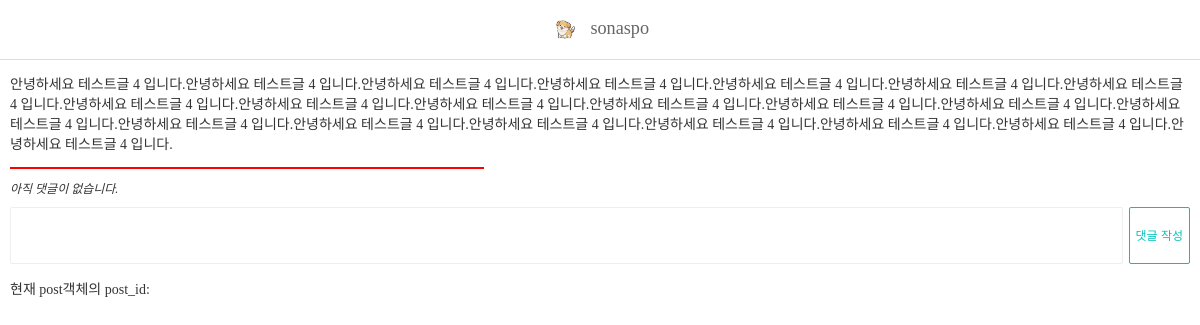
The app's page /posts/4/ with its own data.
### blog/models.py (models this page shows)
class Post(models.Model):
    title = models.CharField('포스트 제목', max_length=100)
    content = models.TextField('포스트 내용')
    thumbnail = models.ImageField('썸네일 이미지', upload_to='post', blank=True)
    def __str__(self):
        return self.title

### blog/views.py (the view)
# urls.py: path("posts/<int:post_id>/", post_detail),
def post_detail(request, post_id):
    post = Post.objects.get(id=post_id)
    print(f'{post=}') # post=<Post: 테스트글 2>
    if request.method == 'POST':
        comment_content = request.POST['comment']
        Comment.objects.create(
            post = post, # 현재 post 객체
            content = comment_content,
        )
    context = {
        'post': post,
    }
    return render(request, 'post_detail.html', context)

### templates/post_detail.html (shortened to what this page needs)
{% load static %}
<!DOCTYPE html>
<html lang="en">
    <head>
        <link rel="stylesheet" href="{% static 'css/style.css' %}" />
    </head>
    <body>
        <div id="navbar">
            {% if post.thumbnail %}
                <img src="{{ post.thumbnail.url }}" />
            {% endif %}
            <span>{{ post.title }}</span>
        </div>
        <div id="post-detail">
            <p>{{ post.content|linebreaksbr }}</p>
            <div style="border: 1px solid red;width:40%;margin-bottom:10px"></div>
            <ul class="comments">
                {% for comment in post.comment_set.all %}
                    <li class="comment">{{ comment.content }}</li>
                {% empty%}
                    <li class="comment-empty">아직 댓글이 없습니다.</li>
                {% endfor %}
            </ul>
            <form method="POST">
                <textarea name="comment"></textarea>
                <button type="submit" class="btn btn-primary">댓글 작성</button>
            </form>
            <p>현재 post객체의 post_id: {{ post_id }}</p>
        </div>
    </body>
</html>

### static/css/style.css (style rules this page uses)
ul, ol { list-style: none; padding: 0; margin: 0; }
html { margin: 0; font-family: "Noto Sans KR", serif; font-weight: 300; font-size: 14px; color: #333; height: 100%; }
body { margin: 0; height: 100%; }
#navbar { position: fixed; top: 0; width: 100%; z-index: 999; display: flex; flex-direction: row; flex-wrap: nowrap; justify-content: center; align-items: center; background-color: rgba(255, 255, 255, 0.9); color: #666; font-size: 1.3rem; height: 59px; border-bottom: 1px solid #ddd; }
#navbar>span { margin-top: -2px; }
#navbar img { height: 29.5px; border-radius: 3px; margin-right: 10px; }
.btn { width: 66px; height: 30px; line-height: 25px; background-color: #fff; border-radius: 15px; transition-duration: 0.3s; transition-timing-function: ease; font-size: 12px; cursor: pointer; text-align: center; }
.btn-primary { border: 1px solid #00c3bd; color: #00c3bd; }
ul.comments { font-size: 12px; }
ul.comments>li.comment-empty { font-style: italic; }
#post-detail { padding: 59px 10px; }
#post-detail>form { width: 100%; margin-top: 10px; display: flex; }
#post-detail>form>textarea { border: 1px solid #eee; padding: 10px; box-sizing: border-box; resize: none; border-radius: 2px; flex-grow: 1; margin-right: 6px; }
#post-detail>form>button { height: 57px; line-height: 50px; border-radius: 2px; width: auto; }

### records on screen
Post: thumbnail (picture), title "sonaspo", content "안녕하세요 테스트글 4 입니다.안녕하세요 테스트글 4 입니다.안녕하세요 테스트글 4 입니다.안녕하세요 테스트글 4 입니다.안녕하세요 테스트글 4 입니다.안녕하세요 테스트글 4 입니다.안녕하세요 테스트글 4 입니다.안녕하세요 테스트글 4 입니다.안녕하세요 테스트글 4 입니다.안녕하세요 테스트글 4 입니다.안녕하세요 테스트글 4 입니다.안녕하세요 테스트글 4 입니다.안녕하세요 테스트글 4 입니다.안녕하세요 테스트글 4 입니다.안녕하세요 테스트글 4 입니다.안녕하세요 테스트글 4 입니다.안녕하세요 테스트글 4 입니다.안녕하세요 테스트글 4 입니다.안녕하세요 테스트글 4 입니다.안녕하세요 테스트글 4 입니다.안녕하세요 테스트글 4 입니다."
